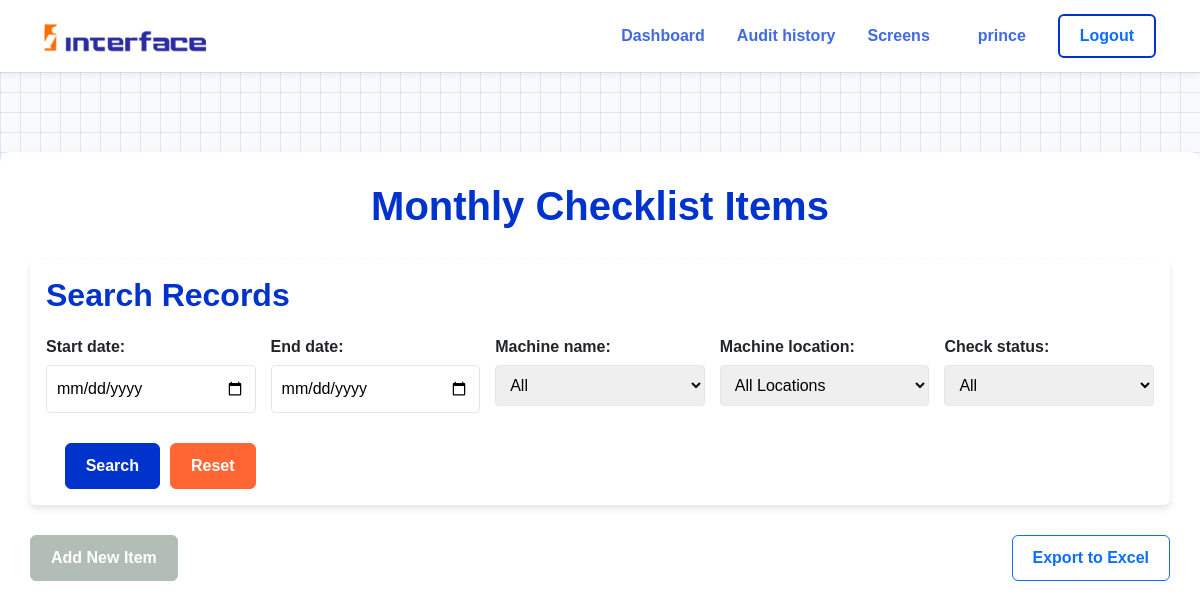
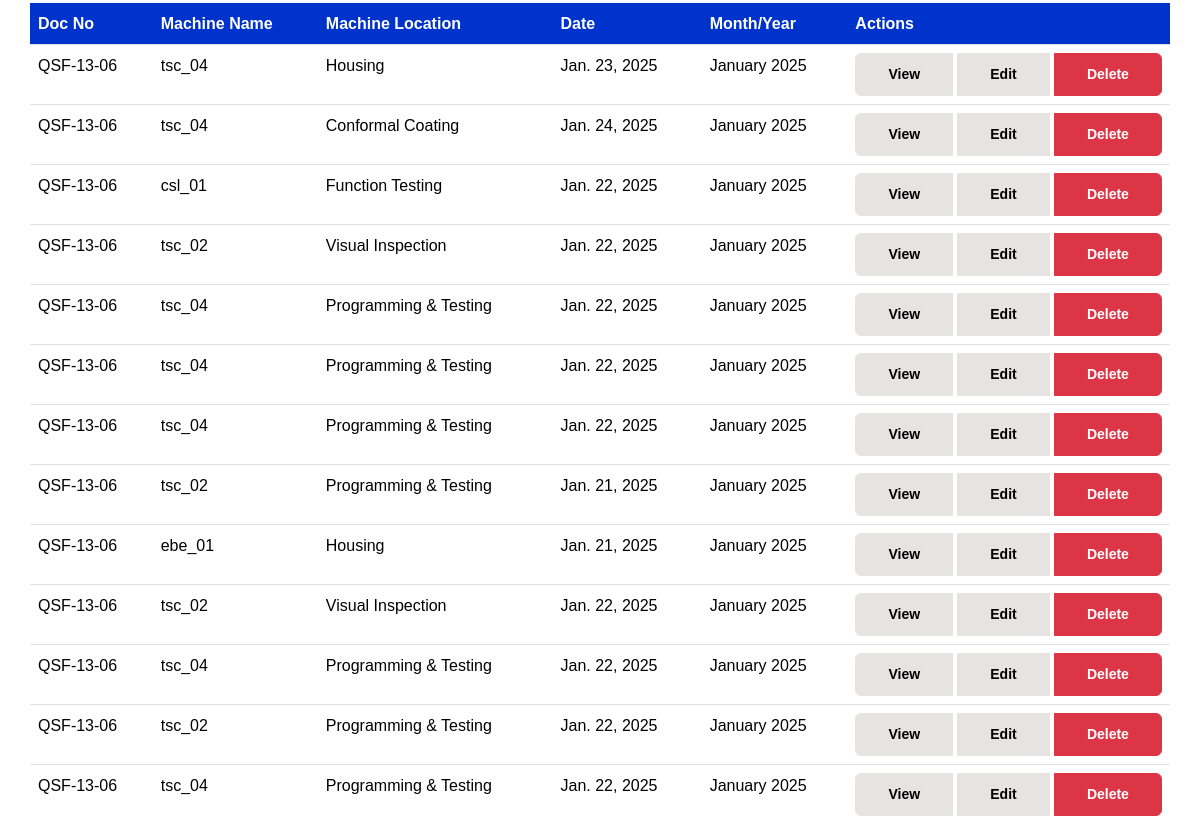
The app's page /screen/maintenance/monthly/list/ (signed in, upper part), older data (2 pictures, top to bottom).
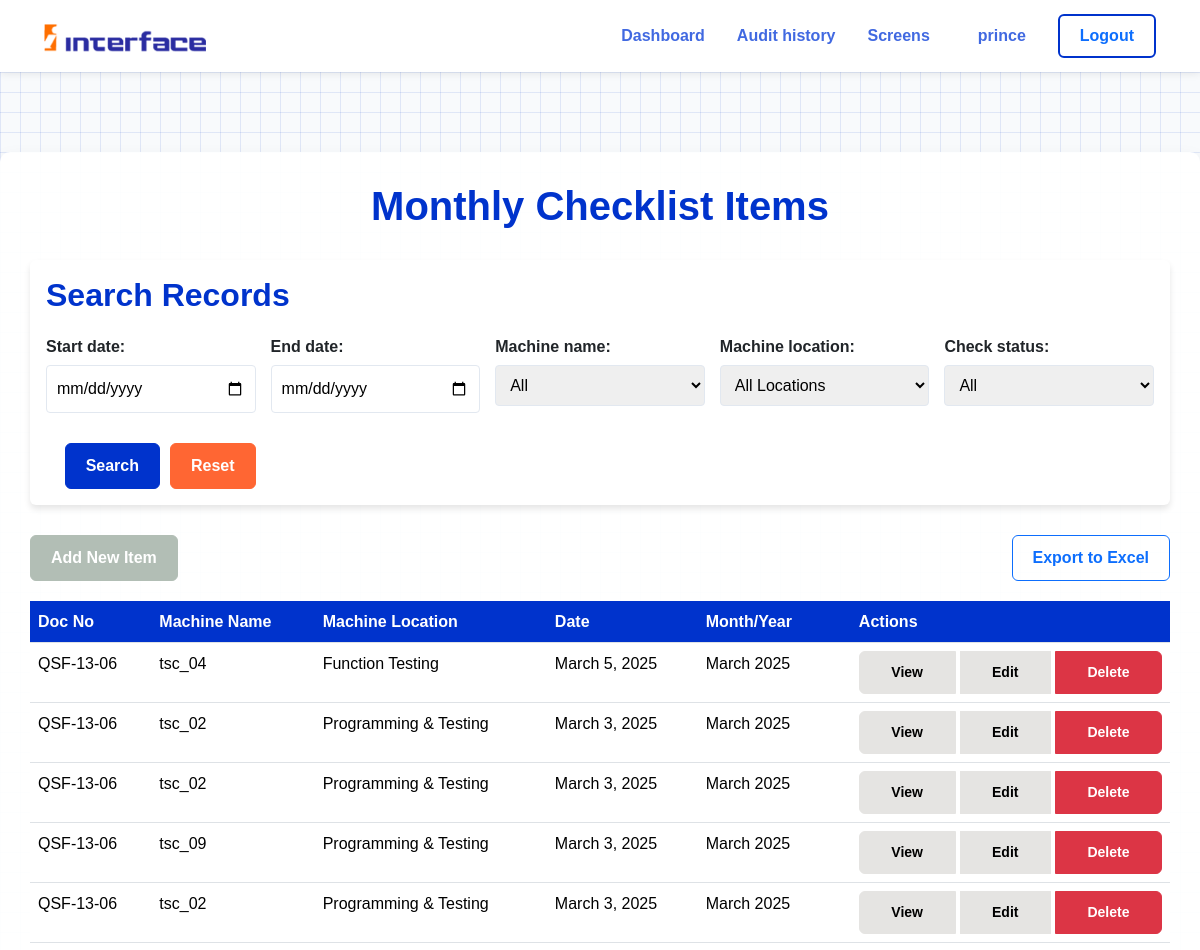
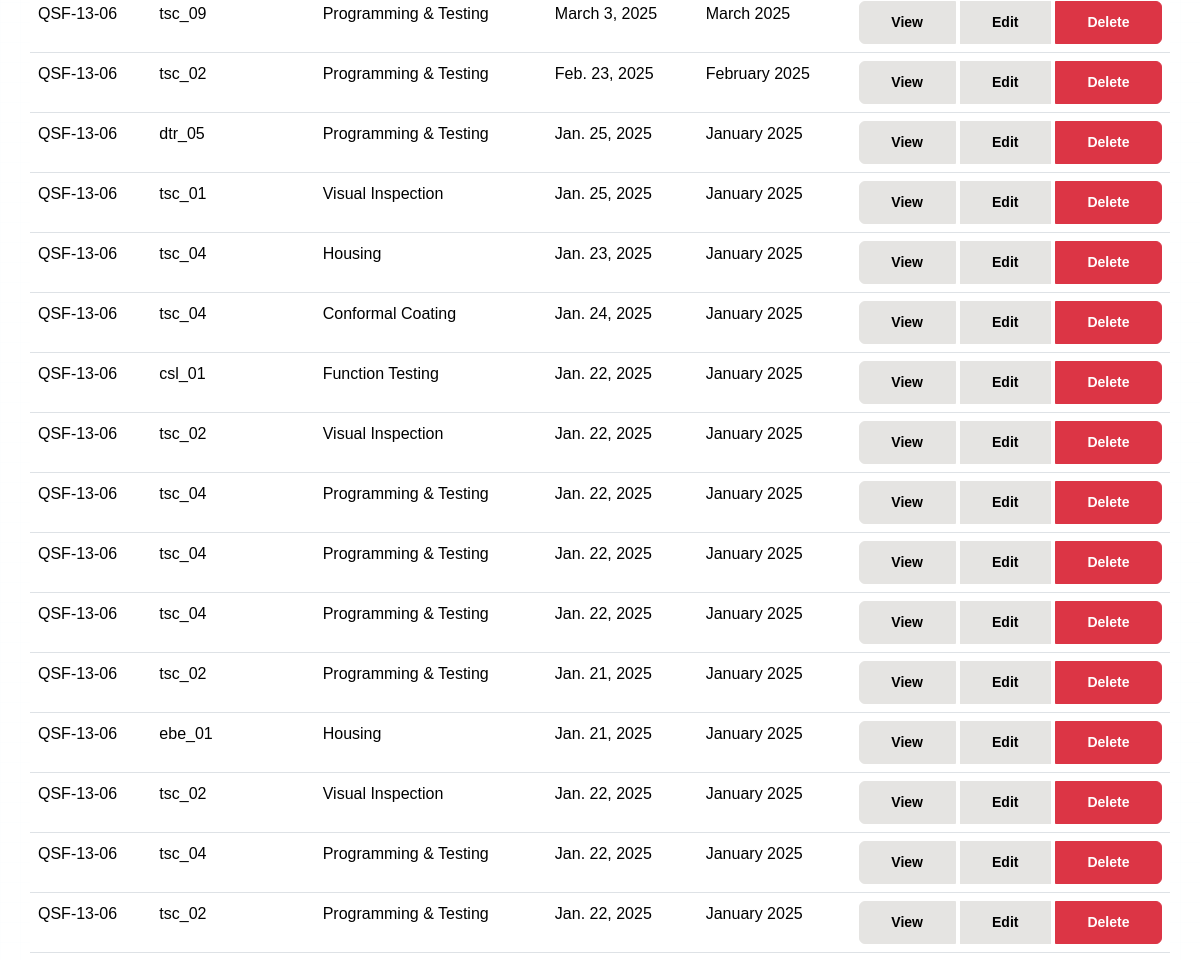
The same page, newer data (2 pictures, top to bottom).
### screen_app/models.py (models this page shows, shortened)
class MonthlyChecklistItem(models.Model):
    TICK_CHOICES = [
        ('✔', 'OK'),
        ('✘', 'Not OK'),
        ('', 'Not Checked')
    ]
    SHIFT_CHOICES = [
        ('A', 'A'),
        ('B', 'B'),
    ]
    manager = models.ForeignKey(User, on_delete=models.CASCADE, default=None, blank=True)
    station = models.CharField(max_length=100, blank=True)
    doc_number = models.CharField(max_length=20, default="QSF 13-06", null=True, blank=True)
    rev_number = models.CharField(max_length=20, default="Rev 02 ", null=True, blank=True)
    rev_date = models.DateField(default=date(2022, 12, 31),null=True, blank=True)
    time = models.TimeField(default=timezone.now, blank=True)
    shift = models.CharField(max_length=1, choices=SHIFT_CHOICES, blank=True, null=True)
    qsf_document = models.ForeignKey(QSF, on_delete=models.CASCADE, related_name='monthly_checklists', null=True, blank=True)
    process_machine = models.ForeignKey(ProcessMachineMapping, on_delete=models.CASCADE, related_name='monthly_process_machine', null=True, blank=True)
    machine_name = models.CharField(max_length=100, null=True, blank=True)
    control_number = models.CharField(max_length=100, null=True, blank=True)
    part_name = models.CharField(max_length=100, null=True, blank=True)
    process_no = models.CharField(max_length=100, null=True, blank=True)
    machine_location = models.ForeignKey(MachineLocation, on_delete=models.CASCADE, verbose_name="Process/Operation", null=True, blank=True)
    month_year = models.DateField(default=timezone.now, blank=True)
    date = models.DateField(default=django.utils.timezone.now, blank=True, null=True)
    CHECK_POINT_CHOICES = (
        ('Check Machine Earthing (Leakage Voltage)', 'Check Machine Earthing (Leakage Voltage)'),
        ('Check all parameter', 'Check all parameter'),
        ('Check Working condition', 'Check Working condition'),
        ('Check Operation of Sensors', 'Check Operation of Sensors'),
        ('Check condition of all fixture', 'Check condition of all fixture'),
    )
    REQUIREMENT_RANGE_CHOICES = (
        ('< 2 V', '< 2 V'),
        ('Condition Proper', 'Condition Proper'),
        ('Condition Proper', 'Condition Proper'),
        ('Proper Condition', 'Proper Condition'),
    )
    METHOD_OF_CHECKING_CHOICES = (
        ('By Parameter', 'By Parameter'),
        ('By Condition', 'By Condition'),
        ('By Condition', 'By Condition'),
        ('By Fixture', 'By Fixture'),
    )
    Remark_12 = models.CharField(max_length=100, choices=TICK_CHOICES)
    checked_by_Operator = models.CharField(max_length=100, choices=TICK_CHOICES, default='✔', blank=True)
    approved_by_Supervisor = models.CharField(max_length=100, choices=TICK_CHOICES, default='', blank=True)
    history = HistoricalRecords()
    class Meta:
        verbose_name = "Maintenance Checklist For Monthly"
        verbose_name_plural = "Maintenance Checklists For Monthly"

class MachineLocation(models.Model):
    location_name = models.CharField(max_length=100, unique=True, verbose_name="Machine Location")
    min_skill_required = models.IntegerField(verbose_name="Minimum Skill Required")
    def __str__(self):
        return self.location_name

### screen_app/views.py (the view, shortened to what this page needs)
# urls.py: path('maintenance/monthly/list/', ListMonthlyChecklistItem.as_view(), name='list_monthly'),
@method_decorator(staff_member_required, name='dispatch')
class ListMonthlyChecklistItem(ListView):
    model = MonthlyChecklistItem
    template_name = 'Maintenance/monthly/list_monthly.html'
    context_object_name = 'records'
    ordering = ['-month_year']
    def get(self, request, *args, **kwargs):
        export_format = request.GET.get('export')
        if export_format:
            queryset = self.get_filtered_queryset()
            return self.export_data(queryset, export_format)
        return super().get(request, *args, **kwargs)
    def get_context_data(self, **kwargs):
        context = super().get_context_data(**kwargs)
        context['search_form'] = MonthlyChecklistItemSearchForm(self.request.GET)
        return context
    def get_filtered_queryset(self):
        queryset = self.model.objects.all().order_by(*self.ordering)
        form = MonthlyChecklistItemSearchForm(self.request.GET)
        if form.is_valid():
            if start_date := form.cleaned_data.get('start_date'):
                queryset = queryset.filter(date__gte=start_date)
            if end_date := form.cleaned_data.get('end_date'):
                queryset = queryset.filter(date__lte=end_date)
            if machine_name := form.cleaned_data.get('machine_name'):
                queryset = queryset.filter(machine_name=machine_name)
            if machine_location := form.cleaned_data.get('machine_location'):
                queryset = queryset.filter(machine_location=machine_location)
            if check_status := form.cleaned_data.get('check_status'):
                queryset = queryset.filter(Remark_12=check_status)
        return queryset
    def get_queryset(self):
        return self.get_filtered_queryset()

### screen_app/forms.py
class MonthlyChecklistItemSearchForm(forms.Form):
    start_date = forms.DateField(
        required=False,
        widget=forms.DateInput(attrs={'type': 'date'})
    )
    end_date = forms.DateField(
        required=False,
        widget=forms.DateInput(attrs={'type': 'date'})
    )
    machine_name = forms.ChoiceField(
        choices=(('', 'All'),) + MACHINE_NAME_CHOICES,
        required=False
    )
    machine_location = forms.ModelChoiceField(
        queryset=MachineLocation.objects.all(),
        empty_label="All Locations",
        required=False
    )
    check_status = forms.ChoiceField(
        choices=(('', 'All'), ('✔', 'OK'), ('✘', 'Not OK')),
        required=False
    )
    def __init__(self, *args, **kwargs):
        super().__init__(*args, **kwargs)
        self.fields['machine_location'].queryset = MachineLocation.objects.all().order_by('location_name')

### screen_app/templates/Maintenance/monthly/list_monthly.html (shortened to what this page needs)
{% extends "base.html" %}  {% block content %}
<div class="background-container">
  <div class="container content-container">
    <h1 class="page-title">Monthly Checklist Items</h1>
    <div class="card search-card">
      <div class="card-body">
        <h2 class="card-title">Search Records</h2>
        <form method="get" class="search-form">
          {{ search_form.as_p }}
          <div class="button-group">
            <button type="submit" class="btn btn-primary">Search</button>
            <button type="reset" class="btn btn-secondary">Reset</button>
          </div>
        </form>
      </div>
    </div>
    <div class="action-container">
      <a href="{% url 'add_monthly' %}" class="btn btn-success">Add New Item</a>
      <div class="export-buttons">
        <a
          href="?{{ request.GET.urlencode }}&export=excel"
          class="btn btn-outline-primary"
          >Export to Excel</a
        >
      </div>
    </div>
    {% if records %}
    <div class="table-responsive">
      <table class="table table-hover">
        <thead>
          <tr>
            <th>Doc No</th>
            <th>Machine Name</th>
            <th>Machine Location</th>
            <th>Date</th>
            <th>Month/Year</th>
            <th>Actions</th>
          </tr>
        </thead>
        <tbody>
          {% for record in records %}
          <tr>
            <td>{{record.doc_number}}</td>
            <td>{{record.machine_name}}</td>
            <td>{{record.machine_location}}</td>
            <td>{{record.date}}</td>
            <td>{{record.month_year|date:"F Y"}}</td>
            <td>
              <div class="btn-group" role="group">
                <a
                  href="{% url 'monthly_detail' record.pk %}"
                  class="btn btn-sm btn-info"
                  >View</a
                >
                <a
                  href="{% url 'update_monthly' record.pk %}"
                  class="btn btn-sm btn-warning"
                  >Edit</a
                >
                <a
                  href="{% url 'delete_monthly' record.pk %}"
                  class="btn btn-sm btn-danger"
                  >Delete</a
                >
              </div>
            </td>
          </tr>
          {% endfor %}
        </tbody>
      </table>
    </div>
    {% else %}
    <p class="no-records">No monthly checklist items found.</p>
    {% endif %}
  </div>
</div>
{% endblock content %}

Row changes from the older to the newer data that the page shows:
no longer on this page (row unchanged): MonthlyChecklistItem: doc_number "QSF-13-06", machine_name "tsc_04", machine_location "Programming & Testing", date "Jan. 22, 2025", month_year "January 2025"
added MonthlyChecklistItem: doc_number "QSF-13-06", machine_name "tsc_04", machine_location "Function Testing", date "March 5, 2025", month_year "March 2025"
added MonthlyChecklistItem: doc_number "QSF-13-06", machine_name "tsc_02", machine_location "Programming & Testing", date "March 3, 2025", month_year "March 2025"
added MonthlyChecklistItem: doc_number "QSF-13-06", machine_name "tsc_02", machine_location "Programming & Testing", date "March 3, 2025", month_year "March 2025"
added MonthlyChecklistItem: doc_number "QSF-13-06", machine_name "tsc_09", machine_location "Programming & Testing", date "March 3, 2025", month_year "March 2025"
added MonthlyChecklistItem: doc_number "QSF-13-06", machine_name "tsc_02", machine_location "Programming & Testing", date "March 3, 2025", month_year "March 2025"
added MonthlyChecklistItem: doc_number "QSF-13-06", machine_name "tsc_09", machine_location "Programming & Testing", date "March 3, 2025", month_year "March 2025"
added MonthlyChecklistItem: doc_number "QSF-13-06", machine_name "tsc_02", machine_location "Programming & Testing", date "Feb. 23, 2025", month_year "February 2025"
added MonthlyChecklistItem: doc_number "QSF-13-06", machine_name "dtr_05", machine_location "Programming & Testing", date "Jan. 25, 2025", month_year "January 2025"
added MonthlyChecklistItem: doc_number "QSF-13-06", machine_name "tsc_01", machine_location "Visual Inspection", date "Jan. 25, 2025", month_year "January 2025"
